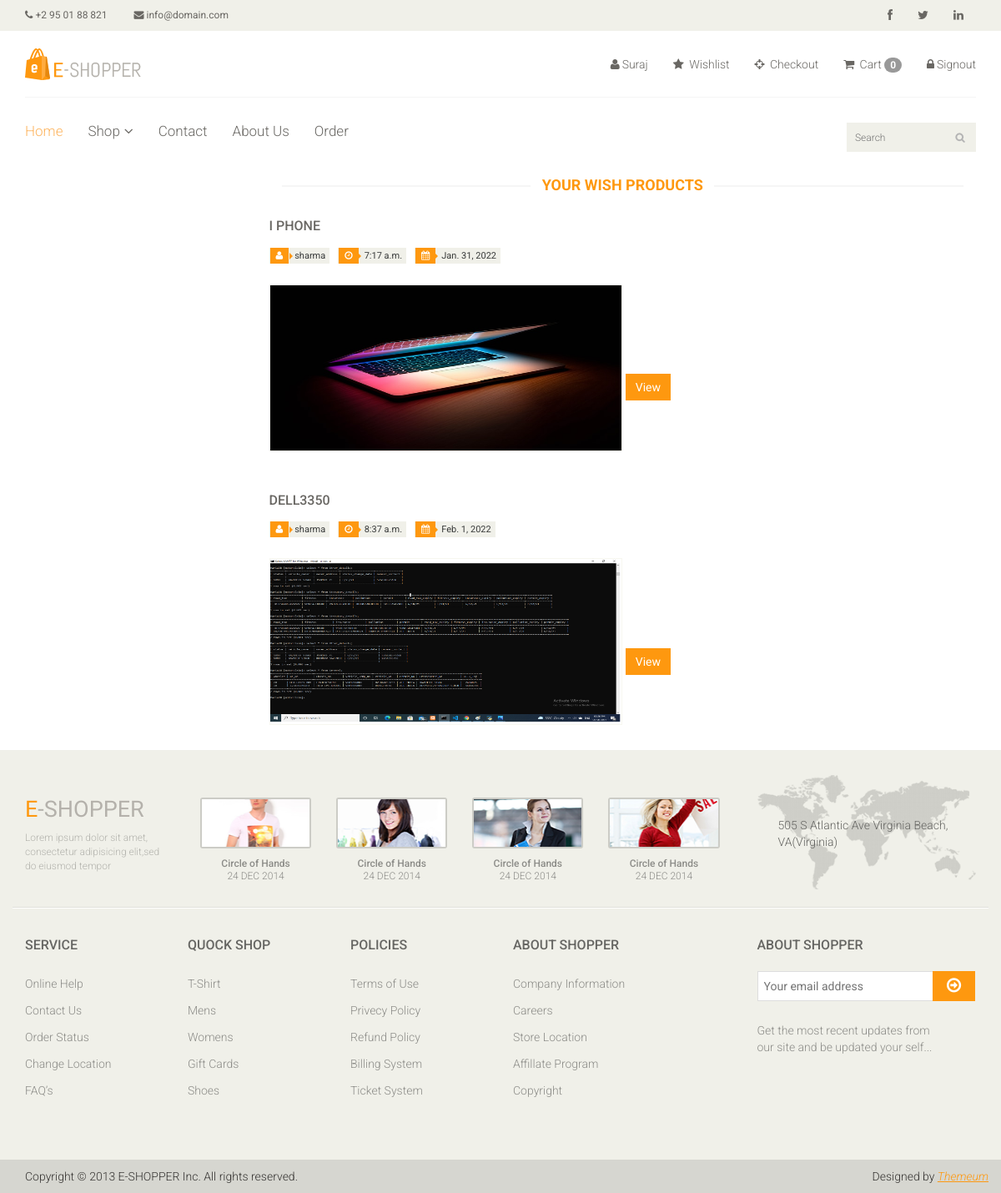
The page /e_shopper/wishlist/ (signed in) on the database its author committed.
### e_shopper/models.py (models this page shows, shortened)
class Wishlist(models.Model):
    user = models.ForeignKey(User,on_delete=models.CASCADE)
    wished_item = models.ForeignKey(Product,on_delete=models.CASCADE)
    slug = models.CharField(max_length=30,null=True,blank=True)
    added_date = models.DateTimeField(auto_now_add=True)

class Product(models.Model):
    availablity=(('In Stock','In Stock'),('Out Of Stock','Out Of Stock'))
    id=models.AutoField(primary_key=True)
    category=models.ForeignKey(Category,on_delete=models.CASCADE)
    brand=models.ForeignKey(Brand,on_delete=models.CASCADE,null=True)
    sub_category=models.ForeignKey(Sub_Category,on_delete=models.CASCADE)
    name=models.CharField(max_length=80 ,null=True)
    image=models.ImageField(upload_to="media")
    available=models.CharField(choices=availablity,null=True,max_length=200)
    price=models.CharField(max_length=50,null=True)
    date_created=models.DateTimeField(auto_now_add=True ,null=True)
    slug = models.SlugField(null=True,blank=True)
    def __str__(self):
        return str(self.name)

### e_shopper/views.py (the view)
# urls.py: path('wishlist/',wishlist,name='wishlist'),
@login_required(login_url="http://localhost:8000/e_shopper/signinpage")
def wishlist(request):
    user=request.user
    print(user)
    wish=Wishlist.objects.filter(user=request.user)
    return render(request,"wishlist.html",{'wish':wish})

### e_shopper/templates/wishlist.html (shortened to what this page needs)
{% extends "base.html"%}
{% load crispy_forms_tags  %}
{% block maincontent %}
	<section>
		<div class="container">
			<div class="row">
				<div class="col-sm-3">
				</div>
				<div class="col-sm-9">
					<div class="blog-post-area">
						<h2 class="title text-center">Your Wish Products</h2>
						<div class="single-blog-post">
                            {% for i in wish%}
							<h3>{{i.wished_item}}</h3>
							<div class="post-meta">
								<ul>
									<li><i class="fa fa-user"></i>{{request.user}}</li>
									<li><i class="fa fa-clock-o"></i>{{i.added_date.time}}</li>
									<li><i class="fa fa-calendar"></i>{{i.added_date.date}}</li>
								</ul>
							</div>
							<a href="">
                                <img src="{{i.wished_item.image.url}}" alt="" class="card-img-top" height="200px" style="width:50%"onclick="onClick(this)" class="w3-hover-opacity">
							</a>
							<a  class="btn btn-primary" href="{% url 'product_details' i.id %}">View</a>
                            {% endfor %}
						</div>
					</div>
				</div>
			</div>
		</div>
	</section>
	{% endblock %}

### e_shopper/templates/base.html (shortened to what this page needs)
<!DOCTYPE html>
{% load static%}
<html lang="en">
<head>
    <link href="/static/css/bootstrap.min.css" rel="stylesheet">
    <link href="/static/css/font-awesome.min.css" rel="stylesheet">
    <link href="/static/css/prettyPhoto.css" rel="stylesheet">
    <link href="/static/css/price-range.css" rel="stylesheet">
    <link href="/static/css/animate.css" rel="stylesheet">
	<link href="/static/css/main.css" rel="stylesheet">
	<link href="/static/css/responsive.css" rel="stylesheet">
</head>
<body>
	<header id="header">
		<div class="header_top">
			<div class="container">
				<div class="row">
					<div class="col-sm-6">
						<div class="contactinfo">
							<ul class="nav nav-pills">
								<li><a href=""><i class="fa fa-phone"></i> +2 95 01 88 821</a></li>
								<li><a href=""><i class="fa fa-envelope"></i> info@domain.com</a></li>
							</ul>
						</div>
					</div>
					<div class="col-sm-6">
						<div class="social-icons pull-right">
							<ul class="nav navbar-nav">
								<li><a href="https://www.facebook.com/"><i class="fa fa-facebook"></i></a></li>
								<li><a href="https://twitter.com/i/flow/login"><i class="fa fa-twitter"></i></a></li>
								<li><a href="https://www.linkedin.com/uas/login?fromSignIn=true&trk=cold_join_sign_in"><i class="fa fa-linkedin"></i></a></li>
							</ul>
						</div>
					</div>
				</div>
			</div>
		</div>
		<div class="header-middle">
			<div class="container">
				<div class="row">
					<div class="col-sm-4">
						<div class="logo pull-left">
							<a href="http://localhost:8000/e_shopper/homepage"><img src="/static/images/home/logo.png" alt="" /></a>
						</div>
					</div>
					<div class="col-sm-8">
						<div class="shop-menu pull-right">
							<ul class="nav navbar-nav">
								{% if request.user.is_authenticated %}
								<li><a href="http://localhost:8000/e_shopper/profilepage"><i class="fa fa-user"></i>{{request.user.first_name}}</a></li>
								<li><a href="http://localhost:8000/e_shopper/wishlist"><i class="fa fa-star"></i> Wishlist</a></li>
								<li><a href="http://localhost:8000/e_shopper/checkout/"><i class="fa fa-crosshairs"></i> Checkout</a></li>
								<li><a href="http://localhost:8000/e_shopper/cart_details/"><i class="fa fa-shopping-cart"></i> Cart <span class="badge badge-info">{{request.session.cart.keys|length}}</span></a></li>
								<li><a href="http://localhost:8000/e_shopper/signoutpage"><i class="fa fa-lock"></i>Signout</a></li>
								{% else %}
								<li><a href="http://localhost:8000/e_shopper/signinpage"><i class="fa fa-unlock"></i>Signin</a></li>
								<li><a href="http://localhost:8000/e_shopper/signuppage"><i class="fa fa-lock"></i>Signup</a></li>
								{% endif %}
							</ul>
						</div>
					</div>
				</div>
			</div>
		</div>
		<div class="header-bottom">
			<div class="container">
				<div class="row">
					<div class="col-sm-9">
						<div class="mainmenu pull-left">
							<ul class="nav navbar-nav collapse navbar-collapse">
								{% if request.user.is_authenticated %}
								<li><a href="http://localhost:8000/e_shopper/homepage"class="active">Home</a></li>
								<li class="dropdown"><a href="#">Shop<i class="fa fa-angle-down"></i></a>
                                </li>
								<li><a href="http://localhost:8000/e_shopper/contact/">Contact</a></li>
								<li><a href="http://localhost:8000/e_shopper/about/">About Us</a></li>
								<li><a href="http://localhost:8000/e_shopper/order/">Order</a></li>
							</ul>
						</div>
					</div>
					<div class="col-sm-3">
						<form method="get" action="/e_shopper/search/">
						<div class="search_box pull-right">
							<input name="query" id="query" type="text" placeholder="Search"/>
						</div>
						</form>
					</div>
				</div>
			</div>
		</div>
		{% endif %}
	</header>
	{% block maincontent %}
                  {% endblock %}
	<footer id="footer">
		<div class="footer-top">
			<div class="container">
				<div class="row">
					<div class="col-sm-2">
						<div class="companyinfo">
							<h2><span>e</span>-shopper</h2>
							<p>Lorem ipsum dolor sit amet, consectetur adipisicing elit,sed do eiusmod tempor</p>
						</div>
					</div>
					<div class="col-sm-7">
						<div class="col-sm-3">
							<div class="video-gallery text-center">
								<a href="#">
									<div class="iframe-img">
										<img src="/static/images/home/iframe1.png" alt="" />
									</div>
								</a>
								<p>Circle of Hands</p>
								<h2>24 DEC 2014</h2>
							</div>
						</div>
						<div class="col-sm-3">
							<div class="video-gallery text-center">
								<a href="#">
									<div class="iframe-img">
										<img src="/static/images/home/iframe2.png" alt="" />
									</div>
								</a>
								<p>Circle of Hands</p>
								<h2>24 DEC 2014</h2>
							</div>
						</div>
						<div class="col-sm-3">
							<div class="video-gallery text-center">
								<a href="#">
									<div class="iframe-img">
										<img src="/static/images/home/iframe3.png" alt="" />
									</div>
								</a>
								<p>Circle of Hands</p>
								<h2>24 DEC 2014</h2>
							</div>
						</div>
						<div class="col-sm-3">
							<div class="video-gallery text-center">
								<a href="#">
									<div class="iframe-img">
										<img src="/static/images/home/iframe4.png" alt="" />
									</div>
								</a>
								<p>Circle of Hands</p>
								<h2>24 DEC 2014</h2>
							</div>
						</div>
					</div>
					<div class="col-sm-3">
						<div class="address">
							<img src="/static/images/home/map.png" alt="" />
							<p>505 S Atlantic Ave Virginia Beach, VA(Virginia)</p>
						</div>
					</div>
				</div>
			</div>
		</div>
		<div class="footer-widget">
			<div class="container">
				<div class="row">
					<div class="col-sm-2">
						<div class="single-widget">
							<h2>Service</h2>
							<ul class="nav nav-pills nav-stacked">
								<li><a href="">Online Help</a></li>
								<li><a href="">Contact Us</a></li>
								<li><a href="">Order Status</a></li>
								<li><a href="">Change Location</a></li>
								<li><a href="">FAQ’s</a></li>
							</ul>
						</div>
					</div>
					<div class="col-sm-2">
						<div class="single-widget">
							<h2>Quock Shop</h2>
							<ul class="nav nav-pills nav-stacked">
								<li><a href="">T-Shirt</a></li>
								<li><a href="">Mens</a></li>
								<li><a href="">Womens</a></li>
								<li><a href="">Gift Cards</a></li>
								<li><a href="">Shoes</a></li>
							</ul>
						</div>
					</div>
					<div class="col-sm-2">
						<div class="single-widget">
							<h2>Policies</h2>
							<ul class="nav nav-pills nav-stacked">
								<li><a href="">Terms of Use</a></li>
								<li><a href="">Privecy Policy</a></li>
								<li><a href="">Refund Policy</a></li>
								<li><a href="">Billing System</a></li>
								<li><a href="">Ticket System</a></li>
							</ul>
						</div>
					</div>
					<div class="col-sm-2">
						<div class="single-widget">
							<h2>About Shopper</h2>
							<ul class="nav nav-pills nav-stacked">
								<li><a href="">Company Information</a></li>
								<li><a href="">Careers</a></li>
								<li><a href="">Store Location</a></li>
								<li><a href="">Affillate Program</a></li>
								<li><a href="">Copyright</a></li>
							</ul>
						</div>
					</div>
					<div class="col-sm-3 col-sm-offset-1">
						<div class="single-widget">
							<h2>About Shopper</h2>
							<form action="#" class="searchform">
								<input type="text" placeholder="Your email address" />
								<button type="submit" class="btn btn-default"><i class="fa fa-arrow-circle-o-right"></i></button>
								<p>Get the most recent updates from <br />our site and be updated your self...</p>
							</form>
						</div>
					</div>
				</div>
			</div>
		</div>
		<div class="footer-bottom">
			<div class="container">
				<div class="row">
					<p class="pull-left">Copyright © 2013 E-SHOPPER Inc. All rights reserved.</p>
					<p class="pull-right">Designed by <span><a target="_blank" href="http://www.themeum.com">Themeum</a></span></p>
				</div>
			</div>
		</div>
	</footer>
</body>
</html>

### rows shown on the page
Wishlist: wished_item "I PHONE", added_date.time "7:17 a.m.", added_date "Jan. 31, 2022", wished_item.image (picture)
Wishlist: wished_item "DELL3350", added_date.time "8:37 a.m.", added_date "Feb. 1, 2022", wished_item.image (picture)

### other values the page prints
{{ request.user.first_name }} "Suraj"
{{ request.session.cart.keys|length }} "0"
{{ request.user }} "sharma"
